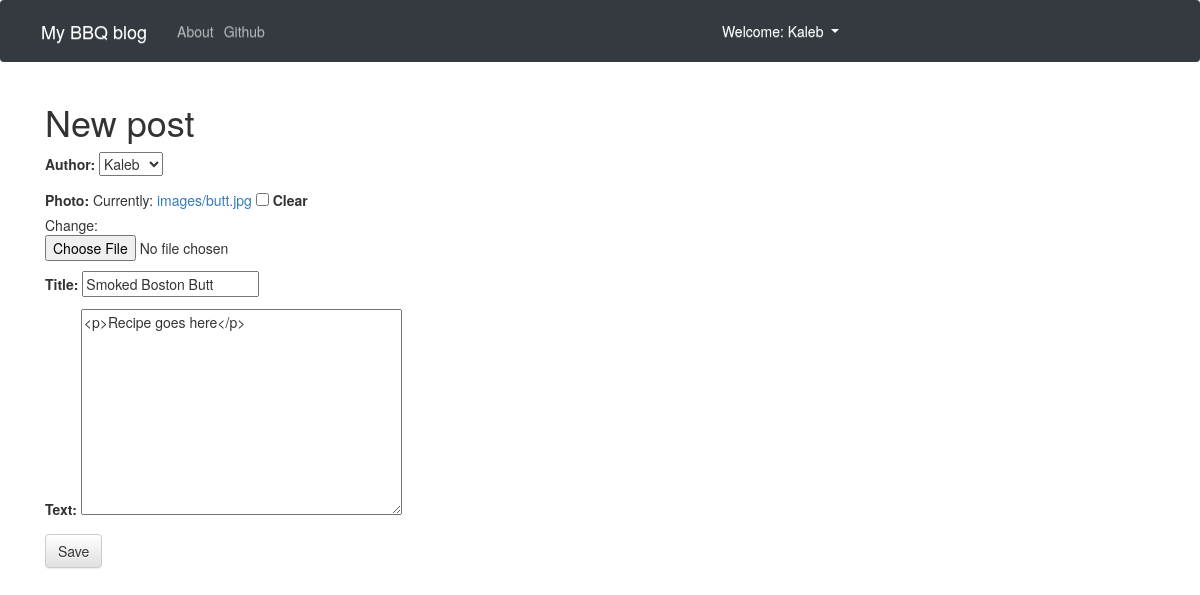
Screenshot of /post/25/edit/ (signed in) with the database file from the repository.
### blog/models.py (models this page shows, shortened)
class Post(models.Model):
    author = models.ForeignKey('auth.User',on_delete=models.PROTECT)
    title = models.CharField(max_length = 200)
    text = models.TextField()
    photo = models.ImageField(upload_to='images/')
    create_date = models.DateTimeField(default = timezone.now)
    published_date = models.DateTimeField(blank=True,null=True)

### blog/views.py (the view)
# urls.py: path('post/<int:pk>/edit/',views.PostUpdateView.as_view(),name='post_edit'),
class PostUpdateView(LoginRequiredMixin,UpdateView):
        login_url = '/login/'
        redirect_field_name = 'blog/post_detail.html'
        form_class = PostForm
        model = Post

### blog/forms.py
class PostForm(forms.ModelForm):
    photo = forms.FileField(required=False)
    class Meta():
        model = Post
        fields = ('author','photo','title','text')
        widgets = {
            'title': forms.TextInput(attrs={'class': 'textinputclass'}),
            'text': forms.Textarea(attrs={'class': 'editable medium-editor-textarea postcontent'}),
        }

### blog/templates/blog/post_form.html (shortened to what this page needs)
{% extends "blog/base.html" %}
{% block content %}
<h1>New post</h1>
<form method="POST" class="post-form" enctype="multipart/form-data">
{{form.as_p}}
<button type="submit" class="save btn btn-default">Save</button>
</form>
{% endblock %}

### blog/templates/blog/base.html (shortened to what this page needs)
<!DOCTYPE html>
{% load sass_tags %}
{% load static %}
<html lang="en" dir="ltr">
  <head>
    <link rel="stylesheet" href="https://maxcdn.bootstrapcdn.com/bootstrap/4.0.0/css/bootstrap.min.css">
    <link rel="stylesheet" href="https://maxcdn.bootstrapcdn.com/bootstrap/3.3.7/css/bootstrap.min.css">
    <link rel="stylesheet" href="https://maxcdn.bootstrapcdn.com/bootstrap/3.3.7/css/bootstrap-theme.min.css">
    <link rel="stylesheet" href="//cdn.jsdelivr.net/medium-editor/latest/css/medium-editor.min.css" type="text/css" media="screen" charset="utf-8">
    <link rel="stylesheet" href="{% sass_src  'css/blog.css' %}">
    <link rel="stylesheet" href="{% sass_src  'scss/blog.scss' %}">
  </head>
  <body >
    <nav class="navbar navbar-expand-md navbar-dark bg-dark techfont">
      <div class="navbar-collapse collapse w-100 order-1 order-md-0 dual-collapse2">
          <ul class="navbar-nav mr-auto">
            <li>
              <a class="navbar-brand bigbrand" href="{% url 'post_list' %}">My BBQ blog</a>
          </li>
           <li class="nav-item">
          <a class="nav-link" href="{% url 'about'%}">About</a>
          </li>
          <li class="nav-item">
          <a class = "nav-link" href="https://github.com/kalebhod">Github</a>
          </li>
        </ul>
          {% if user.is_authenticated %}
            <ul class="navbar-nav ml-auto w-50 justify-content-end">
              <li class="nav-item dropdown nav-item active">
               <a class="nav-link dropdown-toggle" href="#" id="navbardrop" data-toggle="dropdown">
                 Welcome: {{ user.username }}
               </a>
             </li>
          </ul>
            {% else %}
            <ul class="navbar-nav ml-auto w-50 justify-content-end">
            <li class="nav-item active">
            <a class='nav-link' href="{% url 'login' %}" ><span class="glyphicon glyphicon-user"></span></a>
            </li>
             </ul>
          {% endif %}
    </div>
  </nav>
          <div class="content container">
              <div class="row">
                  <div class="col-md-8">
                    <div class="blog_posts">
                      {% block content %}
                      {% endblock %}
                    </div>
                  </div>
              </div>
          </div>
  </body>
</html>

### rows the page displays
Post: author "Kaleb", title "Smoked Boston Butt", text "<p>Recipe goes here</p>"

### other values shown
{{ user.username }} "Kaleb"
